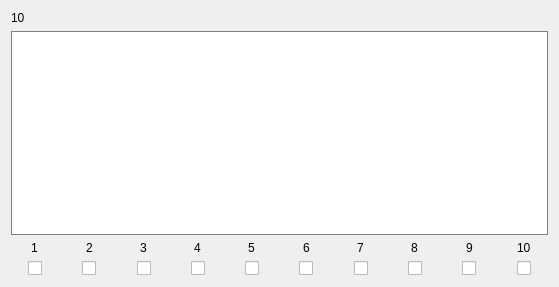
            <widget class="QWidget" name="scrollAreaWidgetContents_169">
             <property name="geometry">
              <rect>
               <x>0</x>
               <y>0</y>
               <width>559</width>
               <height>287</height>
              </rect>
             </property>
             <layout class="QVBoxLayout" name="verticalLayout_112">
              <item>
               <widget class="QLabel" name="Name_10">
                <property name="text">
                 <string>10</string>
                </property>
               </widget>
              </item>
              <item>
               <widget class="QTextEdit" name="Text_10">
                <property name="styleSheet">
                 <string notr="true">border: 1px solid gray</string>
                </property>
               </widget>
              </item>
              <item>
               <layout class="QHBoxLayout" name="horizontalLayout_13">
                <property name="bottomMargin">
                 <number>0</number>
                </property>
                <item>
                 <layout class="QVBoxLayout" name="verticalLayout_94">
                  <property name="rightMargin">
                   <number>0</number>
                  </property>
                  <property name="bottomMargin">
                   <number>0</number>
                  </property>
                  <item alignment="Qt::AlignHCenter">
                   <widget class="QLabel" name="label_92">
                    <property name="text">
                     <string>1</string>
                    </property>
                   </widget>
                  </item>
                  <item alignment="Qt::AlignHCenter">
                   <widget class="QCheckBox" name="Check_10_1">
                    <property name="text">
                     <string/>
                    </property>
                   </widget>
                  </item>
                 </layout>
                </item>
                <item>
                 <layout class="QVBoxLayout" name="verticalLayout_95">
                  <property name="rightMargin">
                   <number>0</number>
                  </property>
                  <property name="bottomMargin">
                   <number>0</number>
                  </property>
                  <item alignment="Qt::AlignHCenter">
                   <widget class="QLabel" name="label_93">
                    <property name="text">
                     <string>2</string>
                    </property>
                   </widget>
                  </item>
                  <item alignment="Qt::AlignHCenter">
                   <widget class="QCheckBox" name="Check_10_2">
                    <property name="text">
                     <string/>
                    </property>
                   </widget>
                  </item>
                 </layout>
                </item>
                <item>
                 <layout class="QVBoxLayout" name="verticalLayout_96">
                  <property name="rightMargin">
                   <number>0</number>
                  </property>
                  <property name="bottomMargin">
                   <number>0</number>
                  </property>
                  <item alignment="Qt::AlignHCenter">
                   <widget class="QLabel" name="label_94">
                    <property name="text">
                     <string>3</string>
                    </property>
                   </widget>
                  </item>
                  <item alignment="Qt::AlignHCenter">
                   <widget class="QCheckBox" name="Check_10_3">
                    <property name="text">
                     <string/>
                    </property>
                   </widget>
                  </item>
                 </layout>
                </item>
                <item>
                 <layout class="QVBoxLayout" name="verticalLayout_97">
                  <property name="rightMargin">
                   <number>0</number>
                  </property>
                  <property name="bottomMargin">
                   <number>0</number>
                  </property>
                  <item alignment="Qt::AlignHCenter">
                   <widget class="QLabel" name="label_95">
                    <property name="text">
                     <string>4</string>
                    </property>
                   </widget>
                  </item>
                  <item alignment="Qt::AlignHCenter">
                   <widget class="QCheckBox" name="Check_10_4">
                    <property name="text">
                     <string/>
                    </property>
                   </widget>
                  </item>
                 </layout>
                </item>
                <item>
                 <layout class="QVBoxLayout" name="verticalLayout_98">
                  <property name="rightMargin">
                   <number>0</number>
                  </property>
                  <property name="bottomMargin">
                   <number>0</number>
                  </property>
                  <item alignment="Qt::AlignHCenter">
                   <widget class="QLabel" name="label_96">
                    <property name="text">
                     <string>5</string>
                    </property>
                   </widget>
                  </item>
                  <item alignment="Qt::AlignHCenter">
                   <widget class="QCheckBox" name="Check_10_5">
                    <property name="text">
                     <string/>
                    </property>
                   </widget>
                  </item>
                 </layout>
                </item>
                <item>
                 <layout class="QVBoxLayout" name="verticalLayout_115">
                  <property name="rightMargin">
                   <number>0</number>
                  </property>
                  <property name="bottomMargin">
                   <number>0</number>
                  </property>
                  <item alignment="Qt::AlignHCenter">
                   <widget class="QLabel" name="label_97">
                    <property name="text">
                     <string>6</string>
                    </property>
                   </widget>
                  </item>
                  <item alignment="Qt::AlignHCenter">
                   <widget class="QCheckBox" name="Check_10_6">
                    <property name="text">
                     <string/>
                    </property>
                   </widget>
                  </item>
                 </layout>
                </item>
                <item>
                 <layout class="QVBoxLayout" name="verticalLayout_116">
                  <property name="rightMargin">
                   <number>0</number>
                  </property>
                  <property name="bottomMargin">
                   <number>0</number>
                  </property>
                  <item alignment="Qt::AlignHCenter">
                   <widget class="QLabel" name="label_98">
                    <property name="text">
                     <string>7</string>
                    </property>
                   </widget>
                  </item>
                  <item alignment="Qt::AlignHCenter">
                   <widget class="QCheckBox" name="Check_10_7">
                    <property name="text">
                     <string/>
                    </property>
                   </widget>
                  </item>
                 </layout>
                </item>
                <item>
                 <layout class="QVBoxLayout" name="verticalLayout_120">
                  <property name="rightMargin">
                   <number>0</number>
                  </property>
                  <property name="bottomMargin">
                   <number>0</number>
                  </property>
                  <item alignment="Qt::AlignHCenter">
                   <widget class="QLabel" name="label_99">
                    <property name="text">
                     <string>8</string>
                    </property>
                   </widget>
                  </item>
                  <item alignment="Qt::AlignHCenter">
                   <widget class="QCheckBox" name="Check_10_8">
                    <property name="text">
                     <string/>
                    </property>
                   </widget>
                  </item>
                 </layout>
                </item>
                <item>
                 <layout class="QVBoxLayout" name="verticalLayout_121">
                  <property name="rightMargin">
                   <number>0</number>
                  </property>
                  <property name="bottomMargin">
                   <number>0</number>
                  </property>
                  <item alignment="Qt::AlignHCenter">
                   <widget class="QLabel" name="label_100">
                    <property name="text">
                     <string>9</string>
                    </property>
                   </widget>
                  </item>
                  <item alignment="Qt::AlignHCenter">
                   <widget class="QCheckBox" name="Check_10_9">
                    <property name="text">
                     <string/>
                    </property>
                   </widget>
                  </item>
                 </layout>
                </item>
                <item>
                 <layout class="QVBoxLayout" name="verticalLayout_122">
                  <property name="rightMargin">
                   <number>0</number>
                  </property>
                  <property name="bottomMargin">
                   <number>0</number>
                  </property>
                  <item alignment="Qt::AlignHCenter">
                   <widget class="QLabel" name="label_101">
                    <property name="text">
                     <string>10</string>
                    </property>
                   </widget>
                  </item>
                  <item alignment="Qt::AlignHCenter">
                   <widget class="QCheckBox" name="Check_10_10">
                    <property name="text">
                     <string/>
                    </property>
                   </widget>
                  </item>
                 </layout>
                </item>
               </layout>
              </item>
             </layout>
            </widget>
